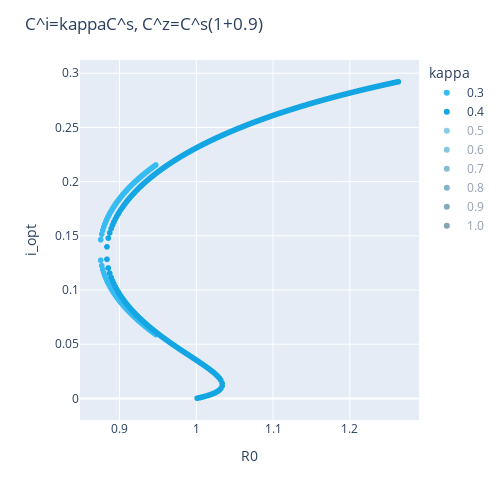

The notebook cell saved with this chart:
### Code cell
figs_p[8]

### Figure 1 — Plotly figure (JSON) as saved in the notebook; plotly's stock layout.template omitted (floating-point values rounded to 4 significant figures; data arrays with more than 128 entries replaced by an {"elided": "..."} marker saying what was removed)
{"data": [{"hovertemplate": "kappa=0.3<br>R0=%{x}<br>i_opt=%{y}<extra></extra>", "legendgroup": "0.3", "marker": {"color": "#36BBF2", "symbol": "circle"}, "mode": "markers", "name": "0.3", "showlegend": true, "type": "scattergl", "visible": true, "x": [0.8755, 0.8755, 0.8769, 0.8769, 0.8783, 0.8783, 0.8796, 0.8796, 0.881, 0.881, 0.8823, 0.8823, 0.8837, 0.8837, 0.885, 0.885, 0.8864, 0.8864, 0.8877, 0.8877, 0.8891, 0.8891, 0.8905, 0.8905, 0.8918, 0.8918, 0.8932, 0.8932, 0.8945, 0.8945, 0.8959, 0.8959, 0.8972, 0.8972, 0.8986, 0.8986, 0.8999, 0.8999, 0.9013, 0.9013, 0.9026, 0.9026, 0.904, 0.904, 0.9054, 0.9054, 0.9067, 0.9067, 0.9081, 0.9081, 0.9094, 0.9094, 0.9108, 0.9108, 0.9121, 0.9121, 0.9135, 0.9135, 0.9148, 0.9148, 0.9162, 0.9162, 0.9176, 0.9176, 0.9189, 0.9189, 0.9203, 0.9203, 0.9216, 0.9216, 0.923, 0.923, 0.9243, 0.9243, 0.9257, 0.9257, 0.927, 0.927, 0.9284, 0.9284, 0.9298, 0.9298, 0.9311, 0.9311, 0.9325, 0.9325, 0.9338, 0.9338, 0.9352, 0.9352, 0.9365, 0.9365, 0.9379, 0.9379, 0.9392, 0.9392, 0.9406, 0.9406, 0.9419, 0.9419, 0.9433, 0.9433, 0.9447, 0.9447, 0.946, 0.946, 0.9474, 0.9474], "xaxis": "x", "y": [0.1275, 0.1465, 0.1225, 0.1515, 0.1188, 0.1552, 0.1158, 0.1582, 0.1132, 0.1609, 0.1108, 0.1632, 0.1087, 0.1654, 0.1067, 0.1675, 0.1048, 0.1693, 0.103, 0.1711, 0.1014, 0.1728, 0.09976, 0.1744, 0.09824, 0.176, 0.09678, 0.1775, 0.09537, 0.1789, 0.09401, 0.1803, 0.09269, 0.1816, 0.09142, 0.1829, 0.09018, 0.1841, 0.08898, 0.1854, 0.08781, 0.1865, 0.08667, 0.1877, 0.08555, 0.1888, 0.08446, 0.1899, 0.0834, 0.191, 0.08236, 0.192, 0.08133, 0.1931, 0.08033, 0.1941, 0.07935, 0.1951, 0.07838, 0.196, 0.07744, 0.197, 0.0765, 0.1979, 0.07559, 0.1988, 0.07469, 0.1998, 0.0738, 0.2006, 0.07292, 0.2015, 0.07206, 0.2024, 0.07121, 0.2032, 0.07037, 0.2041, 0.06954, 0.2049, 0.06873, 0.2057, 0.06792, 0.2065, 0.06712, 0.2073, 0.06633, 0.2081, 0.06556, 0.2088, 0.06479, 0.2096, 0.06402, 0.2103, 0.06327, 0.2111, 0.06253, 0.2118, 0.06179, 0.2125, 0.06106, 0.2132, 0.06033, 0.2139, 0.05961, 0.2146, 0.0589, 0.2153], "yaxis": "y"}, {"hovertemplate": "kappa=0.4<br>R0=%{x}<br>i_opt=%{y}<extra></extra>", "legendgroup": "0.4", "marker": {"color": "#14A6E3", "symbol": "circle"}, "mode": "markers", "name": "0.4", "showlegend": true, "type": "scattergl", "visible": true, "x": {"elided": "314 float values"}, "xaxis": "x", "y": {"elided": "314 float values"}, "yaxis": "y"}, {"hovertemplate": "kappa=0.5<br>R0=%{x}<br>i_opt=%{y}<extra></extra>", "legendgroup": "0.5", "marker": {"color": "#1499D1", "symbol": "circle"}, "mode": "markers", "name": "0.5", "showlegend": true, "type": "scattergl", "visible": "legendonly", "x": {"elided": "385 float values"}, "xaxis": "x", "y": {"elided": "385 float values"}, "yaxis": "y"}, {"hovertemplate": "kappa=0.6<br>R0=%{x}<br>i_opt=%{y}<extra></extra>", "legendgroup": "0.6", "marker": {"color": "#0F8DC2", "symbol": "circle"}, "mode": "markers", "name": "0.6", "showlegend": true, "type": "scattergl", "visible": "legendonly", "x": {"elided": "431 float values"}, "xaxis": "x", "y": {"elided": "431 float values"}, "yaxis": "y"}, {"hovertemplate": "kappa=0.7<br>R0=%{x}<br>i_opt=%{y}<extra></extra>", "legendgroup": "0.7", "marker": {"color": "#0D7BA9", "symbol": "circle"}, "mode": "markers", "name": "0.7", "showlegend": true, "type": "scattergl", "visible": "legendonly", "x": {"elided": "465 float values"}, "xaxis": "x", "y": {"elided": "465 float values"}, "yaxis": "y"}, {"hovertemplate": "kappa=0.8<br>R0=%{x}<br>i_opt=%{y}<extra></extra>", "legendgroup": "0.8", "marker": {"color": "#0B688F", "symbol": "circle"}, "mode": "markers", "name": "0.8", "showlegend": true, "type": "scattergl", "visible": "legendonly", "x": {"elided": "491 float values"}, "xaxis": "x", "y": {"elided": "491 float values"}, "yaxis": "y"}, {"hovertemplate": "kappa=0.9<br>R0=%{x}<br>i_opt=%{y}<extra></extra>", "legendgroup": "0.9", "marker": {"color": "#095677", "symbol": "circle"}, "mode": "markers", "name": "0.9", "showlegend": true, "type": "scattergl", "visible": "legendonly", "x": {"elided": "510 float values"}, "xaxis": "x", "y": {"elided": "510 float values"}, "yaxis": "y"}, {"hovertemplate": "kappa=1.0<br>R0=%{x}<br>i_opt=%{y}<extra></extra>", "legendgroup": "1.0", "marker": {"color": "#064966", "symbol": "circle"}, "mode": "markers", "name": "1.0", "showlegend": true, "type": "scattergl", "visible": "legendonly", "x": {"elided": "526 float values"}, "xaxis": "x", "y": {"elided": "526 float values"}, "yaxis": "y"}], "layout": {"height": 500, "legend": {"title": {"text": "kappa"}, "tracegroupgap": 0}, "margin": {"t": 60}, "title": {"text": "C^i=kappaC^s, C^z=C^s(1+0.9)"}, "width": 500, "xaxis": {"anchor": "y", "autorange": true, "domain": [0, 1], "range": [0.8485, 1.29], "title": {"text": "R0"}, "type": "linear"}, "yaxis": {"anchor": "x", "autorange": true, "domain": [0, 1], "range": [-0.01989, 0.3122], "title": {"text": "i_opt"}, "type": "linear"}}}
